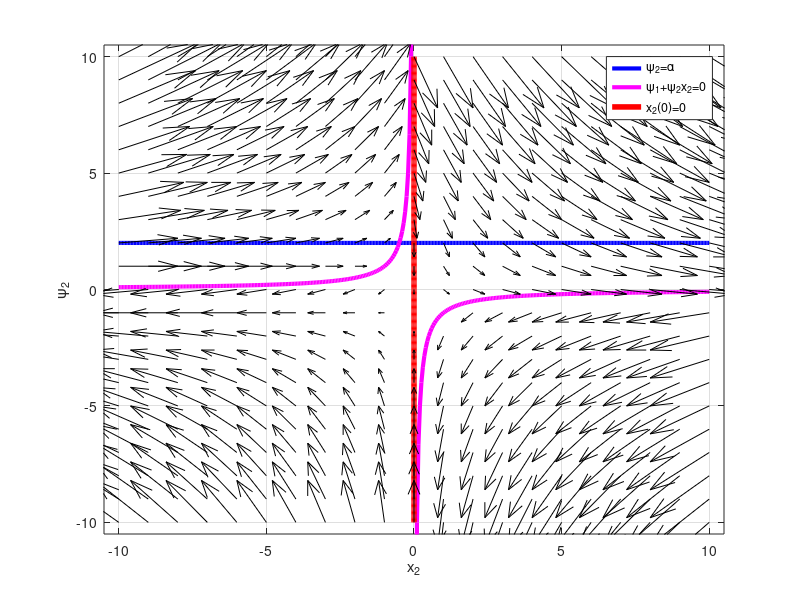

This figure's MATLAB source:
psi_1 = 1;
alpha = 2;

k_1 = -1;
k_2 = 1;

left_point = -10;
right_point = 10;

step = 0.05;
big_step = 1;

trimmer = 0.5;

psi_2_u_1 = @(x_2) 0 .* x_2 + alpha;
psi_2_u_2 = @(x_2) -psi_1 ./ x_2;
psi_2_cond = @(x_2) 0 .* x_2 -psi_1 ./ k_2;

x_2_start = @(psi_2) 0 .* psi_2;

split = left_point : step : right_point;
new_split = left_point : step : k_2;
plot_1 = plot(split, psi_2_u_1(split), 'b', 'LineWidth', 3);
hold on;
plot_2 = plot(split, psi_2_u_2(split), 'm', 'LineWidth', 3);
xlabel('x_2');
ylabel('\psi_2');
grid;
plot_3 = plot(x_2_start(split), split, 'r', 'LineWidth', 4);
%plot_4 = plot(new_split, psi_2_cond(new_split), 'c', 'LineWidth', 2);
%plot_5 = plot(0, -psi_1/k_1, '*k', 'LineWidth', 3);

axis([left_point - trimmer, right_point + trimmer, ...
     left_point - trimmer, right_point + trimmer]);

big_split = left_point : big_step : right_point;

for i = big_split
    for j = big_split
        if (j >= alpha) && (psi_1 + i * j > 0)
            quiver(i, j, (j - alpha) / 2 + k_2 * i, -psi_1 - j * k_2, 0.2, 'k');
        end
        if (j < alpha) && (psi_1 + i * j > 0)
            quiver(i, j, k_2 * i, -psi_1 - j * k_2, 0.2, 'k');
        end
        if (j >= alpha) && (psi_1 + i * j < 0)
            quiver(i, j, (j - alpha) / 2 + k_1 * i, -psi_1 - j * k_1, 0.2, 'k');
        end
        if (j < alpha) && (psi_1 + i * j < 0)
            quiver(i, j, k_1 * i, -psi_1 - j * k_1, 0.2, 'k');
        end
    end
end
hold off;

legend([plot_1(1), plot_2(1), plot_3(1)], ... %plot_4(1), plot_5(1)], ...
       '\psi_2=\alpha', ...
       '\psi_1+\psi_2x_2=0', ...
       'x_2(0)=0'); %...
       % 'k_2\psi_2=-\psi_1', ...
       % 'k_1\psi_2=-\psi_1');
